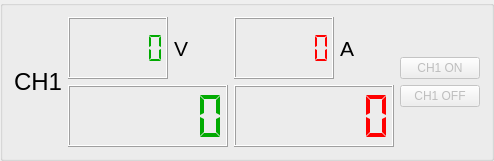
        <widget class="QGroupBox" name="groupBox1">
         <layout class="QHBoxLayout" name="horizontalLayout_5">
          <item>
           <widget class="QLabel" name="label_5">
            <property name="font">
             <font>
              <pointsize>18</pointsize>
              <italic>false</italic>
             </font>
            </property>
            <property name="text">
             <string>CH1</string>
            </property>
           </widget>
          </item>
          <item>
           <layout class="QVBoxLayout" name="verticalLayout_4">
            <item>
             <layout class="QHBoxLayout" name="horizontalLayout_3">
              <item>
               <widget class="QLCDNumber" name="CH1voltageSet">
                <property name="minimumSize">
                 <size>
                  <width>100</width>
                  <height>40</height>
                 </size>
                </property>
                <property name="palette">
                 <palette>
                  <active>
                   <colorrole role="WindowText">
                    <brush brushstyle="SolidPattern">
                     <color alpha="255">
                      <red>0</red>
                      <green>170</green>
                      <blue>0</blue>
                     </color>
                    </brush>
                   </colorrole>
                  </active>
                  <inactive>
                   <colorrole role="WindowText">
                    <brush brushstyle="SolidPattern">
                     <color alpha="255">
                      <red>0</red>
                      <green>170</green>
                      <blue>0</blue>
                     </color>
                    </brush>
                   </colorrole>
                  </inactive>
                  <disabled>
                   <colorrole role="WindowText">
                    <brush brushstyle="SolidPattern">
                     <color alpha="255">
                      <red>159</red>
                      <green>158</green>
                      <blue>158</blue>
                     </color>
                    </brush>
                   </colorrole>
                  </disabled>
                 </palette>
                </property>
                <property name="digitCount">
                 <number>6</number>
                </property>
                <property name="segmentStyle">
                 <enum>QLCDNumber::Flat</enum>
                </property>
               </widget>
              </item>
              <item>
               <widget class="QLabel" name="label">
                <property name="font">
                 <font>
                  <pointsize>16</pointsize>
                  <weight>50</weight>
                  <italic>false</italic>
                  <bold>false</bold>
                 </font>
                </property>
                <property name="text">
                 <string>V</string>
                </property>
               </widget>
              </item>
              <item>
               <spacer name="horizontalSpacer_2">
                <property name="orientation">
                 <enum>Qt::Horizontal</enum>
                </property>
                <property name="sizeHint" stdset="0">
                 <size>
                  <width>40</width>
                  <height>20</height>
                 </size>
                </property>
               </spacer>
              </item>
             </layout>
            </item>
            <item>
             <widget class="QLCDNumber" name="CH1voltage">
              <property name="minimumSize">
               <size>
                <width>160</width>
                <height>60</height>
               </size>
              </property>
              <property name="palette">
               <palette>
                <active>
                 <colorrole role="WindowText">
                  <brush brushstyle="SolidPattern">
                   <color alpha="255">
                    <red>0</red>
                    <green>170</green>
                    <blue>0</blue>
                   </color>
                  </brush>
                 </colorrole>
                </active>
                <inactive>
                 <colorrole role="WindowText">
                  <brush brushstyle="SolidPattern">
                   <color alpha="255">
                    <red>0</red>
                    <green>170</green>
                    <blue>0</blue>
                   </color>
                  </brush>
                 </colorrole>
                </inactive>
                <disabled>
                 <colorrole role="WindowText">
                  <brush brushstyle="SolidPattern">
                   <color alpha="255">
                    <red>159</red>
                    <green>158</green>
                    <blue>158</blue>
                   </color>
                  </brush>
                 </colorrole>
                </disabled>
               </palette>
              </property>
              <property name="digitCount">
               <number>6</number>
              </property>
              <property name="segmentStyle">
               <enum>QLCDNumber::Flat</enum>
              </property>
             </widget>
            </item>
           </layout>
          </item>
          <item>
           <layout class="QVBoxLayout" name="verticalLayout_5">
            <item>
             <layout class="QHBoxLayout" name="horizontalLayout_4">
              <item>
               <widget class="QLCDNumber" name="CH1currentSet">
                <property name="minimumSize">
                 <size>
                  <width>100</width>
                  <height>40</height>
                 </size>
                </property>
                <property name="palette">
                 <palette>
                  <active>
                   <colorrole role="WindowText">
                    <brush brushstyle="SolidPattern">
                     <color alpha="255">
                      <red>255</red>
                      <green>0</green>
                      <blue>0</blue>
                     </color>
                    </brush>
                   </colorrole>
                  </active>
                  <inactive>
                   <colorrole role="WindowText">
                    <brush brushstyle="SolidPattern">
                     <color alpha="255">
                      <red>255</red>
                      <green>0</green>
                      <blue>0</blue>
                     </color>
                    </brush>
                   </colorrole>
                  </inactive>
                  <disabled>
                   <colorrole role="WindowText">
                    <brush brushstyle="SolidPattern">
                     <color alpha="255">
                      <red>159</red>
                      <green>158</green>
                      <blue>158</blue>
                     </color>
                    </brush>
                   </colorrole>
                  </disabled>
                 </palette>
                </property>
                <property name="digitCount">
                 <number>6</number>
                </property>
                <property name="segmentStyle">
                 <enum>QLCDNumber::Flat</enum>
                </property>
               </widget>
              </item>
              <item>
               <widget class="QLabel" name="label_2">
                <property name="font">
                 <font>
                  <pointsize>16</pointsize>
                 </font>
                </property>
                <property name="text">
                 <string>A</string>
                </property>
               </widget>
              </item>
              <item>
               <spacer name="horizontalSpacer_3">
                <property name="orientation">
                 <enum>Qt::Horizontal</enum>
                </property>
                <property name="sizeHint" stdset="0">
                 <size>
                  <width>40</width>
                  <height>20</height>
                 </size>
                </property>
               </spacer>
              </item>
             </layout>
            </item>
            <item>
             <widget class="QLCDNumber" name="CH1current">
              <property name="minimumSize">
               <size>
                <width>160</width>
                <height>60</height>
               </size>
              </property>
              <property name="palette">
               <palette>
                <active>
                 <colorrole role="WindowText">
                  <brush brushstyle="SolidPattern">
                   <color alpha="255">
                    <red>255</red>
                    <green>0</green>
                    <blue>0</blue>
                   </color>
                  </brush>
                 </colorrole>
                </active>
                <inactive>
                 <colorrole role="WindowText">
                  <brush brushstyle="SolidPattern">
                   <color alpha="255">
                    <red>255</red>
                    <green>0</green>
                    <blue>0</blue>
                   </color>
                  </brush>
                 </colorrole>
                </inactive>
                <disabled>
                 <colorrole role="WindowText">
                  <brush brushstyle="SolidPattern">
                   <color alpha="255">
                    <red>159</red>
                    <green>158</green>
                    <blue>158</blue>
                   </color>
                  </brush>
                 </colorrole>
                </disabled>
               </palette>
              </property>
              <property name="digitCount">
               <number>6</number>
              </property>
              <property name="segmentStyle">
               <enum>QLCDNumber::Flat</enum>
              </property>
             </widget>
            </item>
           </layout>
          </item>
          <item>
           <layout class="QVBoxLayout" name="verticalLayout_9">
            <property name="rightMargin">
             <number>0</number>
            </property>
            <item>
             <spacer name="verticalSpacer_2">
              <property name="orientation">
               <enum>Qt::Vertical</enum>
              </property>
              <property name="sizeHint" stdset="0">
               <size>
                <width>20</width>
                <height>40</height>
               </size>
              </property>
             </spacer>
            </item>
            <item>
             <widget class="QPushButton" name="CH1on">
              <property name="enabled">
               <bool>false</bool>
              </property>
              <property name="text">
               <string>CH1 ON</string>
              </property>
             </widget>
            </item>
            <item>
             <widget class="QPushButton" name="CH1off">
              <property name="enabled">
               <bool>false</bool>
              </property>
              <property name="text">
               <string>CH1 OFF</string>
              </property>
             </widget>
            </item>
            <item>
             <spacer name="verticalSpacer">
              <property name="orientation">
               <enum>Qt::Vertical</enum>
              </property>
              <property name="sizeHint" stdset="0">
               <size>
                <width>20</width>
                <height>40</height>
               </size>
              </property>
             </spacer>
            </item>
           </layout>
          </item>
         </layout>
        </widget>
